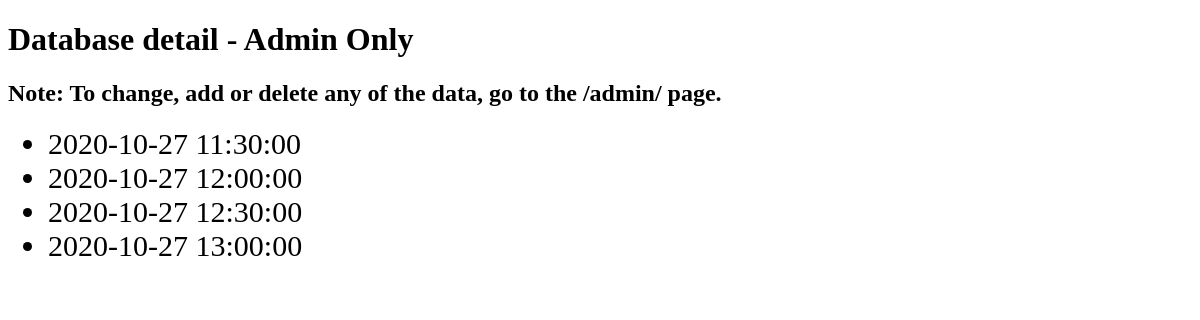
The page /api/detail/ (signed in) on the database as committed earlier.
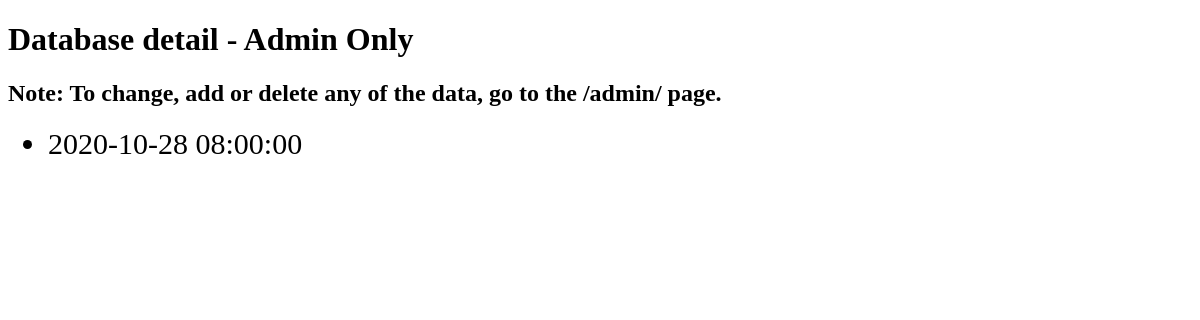
The same page on the database as committed later.
### api/models.py (models this page shows)
class ScheduledDate(models.Model):
    date = models.DateTimeField('scheduled meeting')
    count = models.IntegerField(default=1, validators=[
        MaxValueValidator(5),
        MinValueValidator(1)
    ])
    objects = models.Manager()
    def __str__(self):
        return str(self.date)

### api/views.py (the view)
# urls.py: path('api/detail/', views.api_detail, name='detail'),
@user_passes_test(check_admin)
def api_detail(request):
    return render(request, 'api/detail.html', {'scheduled_meetings': ScheduledDate.objects.all()})

### api/views.py (called while the page is built)
def check_admin(user):
    return user.is_superuser

### api/templates/api/detail.html (shortened to what this page needs)
<!DOCTYPE html>
<html lang="en">
<head>
</head>
<body>
    <h1>Database detail - Admin Only</h1>
    <h2>Note: To change, add or delete any of the data, go to the /admin/ page.</h2>
    {% if scheduled_meetings %}
        <ul>
            {% for meeting in scheduled_meetings %}
                <li>{{ meeting }}</li>
            {% endfor %}
        </ul>
    {% endif %}
</body>
</html>

### api/templates/api/detail.html (style rules this page uses)
li { font-size: 30px; }

Rows that differ between the two databases and show on the page:
removed ScheduledDate: date "2020-10-27 11:30:00"
removed ScheduledDate: date "2020-10-27 12:00:00"
removed ScheduledDate: date "2020-10-27 12:30:00"
removed ScheduledDate: date "2020-10-27 13:00:00"
added ScheduledDate: date "2020-10-28 08:00:00"
